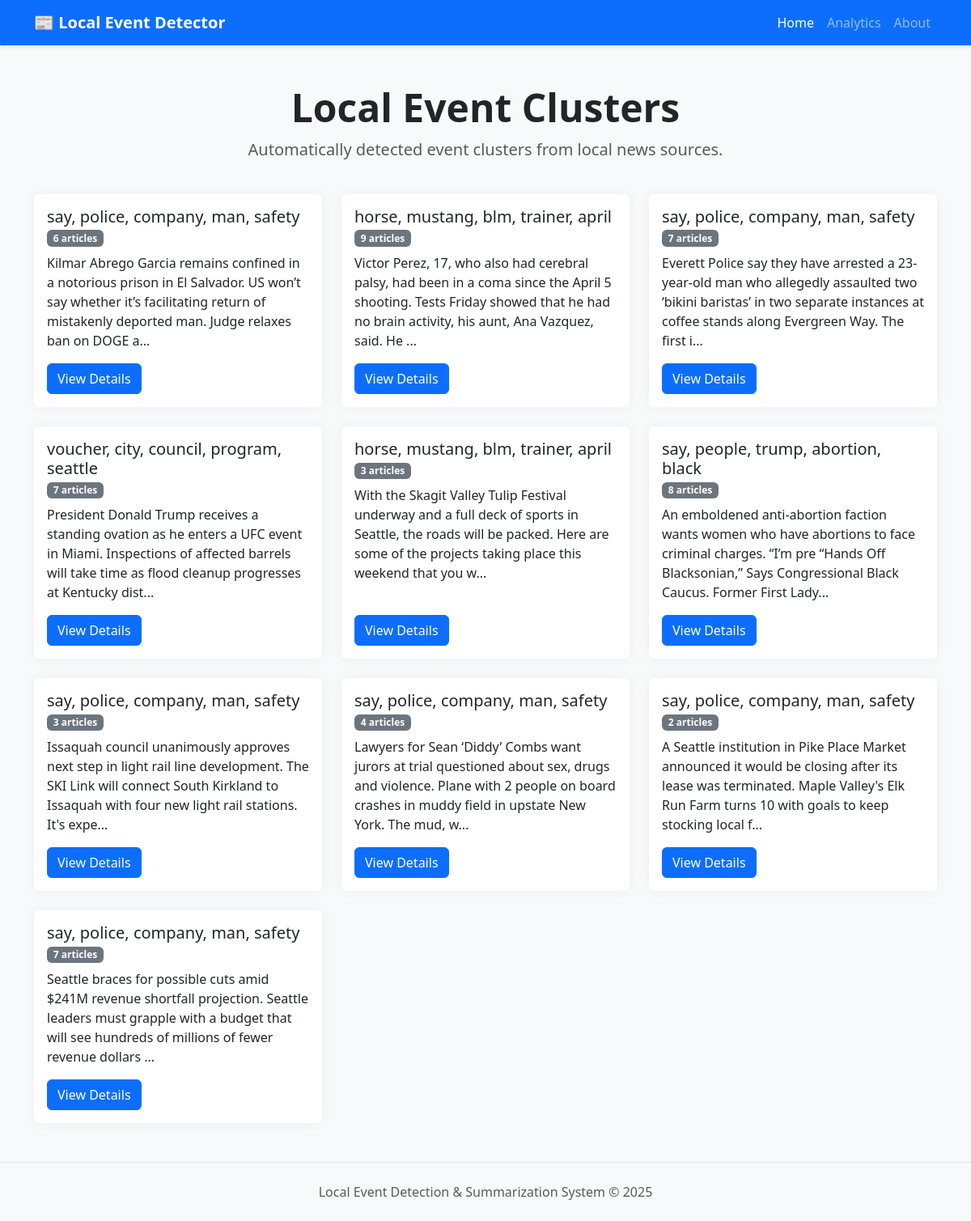
The page / on the database its author committed.
### database/setup_db.py (models this page shows)
class Cluster(Base):
    __tablename__ = 'clusters'
    id = Column(Integer, primary_key=True)
    created_date = Column(DateTime, default=datetime.now)
    topic = Column(String(255), nullable=True)
    article_count = Column(Integer, default=0)

class Summary(Base):
    __tablename__ = 'summaries'
    id = Column(Integer, primary_key=True)
    cluster_id = Column(Integer, nullable=False)
    summary_text = Column(Text, nullable=False)
    created_date = Column(DateTime, default=datetime.now)

### webapp/app.py (the view)
@app.route('/')
def index():
    session = setup_db()
    clusters = session.query(Cluster).all()
    cluster_data = []
    for cluster in clusters:
        summary = session.query(Summary).filter_by(cluster_id=cluster.id).first()
        article_count = cluster.article_count
        sample_article = session.query(Article).filter_by(cluster_id=cluster.id).first()
        if summary and sample_article:
            cluster_data.append({
                'id': cluster.id,
                'topic': cluster.topic or f"Cluster {cluster.id}",
                'summary': summary.summary_text,
                'article_count': article_count,
                'sample_title': sample_article.title
            })
    session.close()
    return render_template('index.html', clusters=cluster_data)

### database/setup_db.py (called while the page is built)
def setup_db():
    db_path = os.path.join(os.path.dirname(__file__), '..', 'event_data.db')
    engine = create_engine(f'sqlite:///{db_path}')
    Base.metadata.create_all(engine)
    Session = sessionmaker(bind=engine)
    return Session()

### webapp/app.py (called while the page is built)
@app.context_processor
def inject_now():
    return {'now': datetime.utcnow}

### webapp/templates/index.html (shortened to what this page needs)
{% extends 'base.html' %}
{% block content %}
<div class="row mb-4">
    <div class="col-12 text-center">
        <h1 class="display-5 fw-bold">Local Event Clusters</h1>
        <p class="lead text-muted">
            Automatically detected event clusters from local news sources.
        </p>
    </div>
</div>
<div class="row row-cols-1 row-cols-md-2 row-cols-lg-3 g-4">
    {% for cluster in clusters %}
    <div class="col">
        <div class="card h-100 cluster-card">
            <div class="card-body d-flex flex-column">
                <h5 class="card-title">{{ cluster.topic or "Cluster " + cluster.id|string }}</h5>
                <h6 class="card-subtitle mb-2 text-muted">
                    <span class="badge bg-secondary">{{ cluster.article_count }} articles</span>
                </h6>
                <p class="card-text flex-grow-1">{{ cluster.summary|truncate(180, True) }}</p>
                <a href="{{ url_for('cluster_detail', cluster_id=cluster.id) }}" class="btn btn-primary mt-auto align-self-start">View Details</a>
            </div>
        </div>
    </div>
    {% endfor %}
</div>
{% endblock %}

### webapp/static/css/style.css (style rules this page uses)
body { padding-top: 56px; background-color: #f8f9fa; }
.cluster-card, .card { border: none; box-shadow: 0 0 15px rgba(0,0,0,0.05); transition: transform 0.2s ease-in-out, box-shadow 0.2s ease-in-out; }

### rows shown on the page
Cluster: topic "say, police, company, man, safety"
Summary: summary "Kilmar Abrego Garcia remains confined in a notorious prison in El Salvador. US won’t say whether it’s facilitating return of mistakenly deported man. Judge relaxes ban on DOGE a..."
Cluster: topic "horse, mustang, blm, trainer, april"
Summary: summary "Victor Perez, 17, who also had cerebral palsy, had been in a coma since the April 5 shooting. Tests Friday showed that he had no brain activity, his aunt, Ana Vazquez, said. He ..."
Cluster: topic "say, police, company, man, safety"
Summary: summary "Everett Police say they have arrested a 23-year-old man who allegedly assaulted two ‘bikini baristas’ in two separate instances at coffee stands along Evergreen Way. The first i..."
Cluster: topic "voucher, city, council, program, seattle"
Summary: summary "President Donald Trump receives a standing ovation as he enters a UFC event in Miami. Inspections of affected barrels will take time as flood cleanup progresses at Kentucky dist..."
Cluster: topic "horse, mustang, blm, trainer, april"
Summary: summary "With the Skagit Valley Tulip Festival underway and a full deck of sports in Seattle, the roads will be packed. Here are some of the projects taking place this weekend that you w..."
Cluster: topic "say, people, trump, abortion, black"
Summary: summary "An emboldened anti-abortion faction wants women who have abortions to face criminal charges. “I’m pre “Hands Off Blacksonian,” Says Congressional Black Caucus. Former First Lady..."
Cluster: topic "say, police, company, man, safety"
Summary: summary "Issaquah council unanimously approves next step in light rail line development. The SKI Link will connect South Kirkland to Issaquah with four new light rail stations. It's expe..."
Cluster: topic "say, police, company, man, safety"
Summary: summary "Lawyers for Sean ‘Diddy’ Combs want jurors at trial questioned about sex, drugs and violence. Plane with 2 people on board crashes in muddy field in upstate New York. The mud, w..."
Cluster: topic "say, police, company, man, safety"
Summary: summary "A Seattle institution in Pike Place Market announced it would be closing after its lease was terminated. Maple Valley's Elk Run Farm turns 10 with goals to keep stocking local f..."
Cluster: topic "say, police, company, man, safety"
Summary: summary "Seattle braces for possible cuts amid $241M revenue shortfall projection. Seattle leaders must grapple with a budget that will see hundreds of millions of fewer revenue dollars ..."

### other values the page prints
{{ cluster.article_count }} "6" "9" "7" "7" "3" "8" "3" "4" "2" "7"
